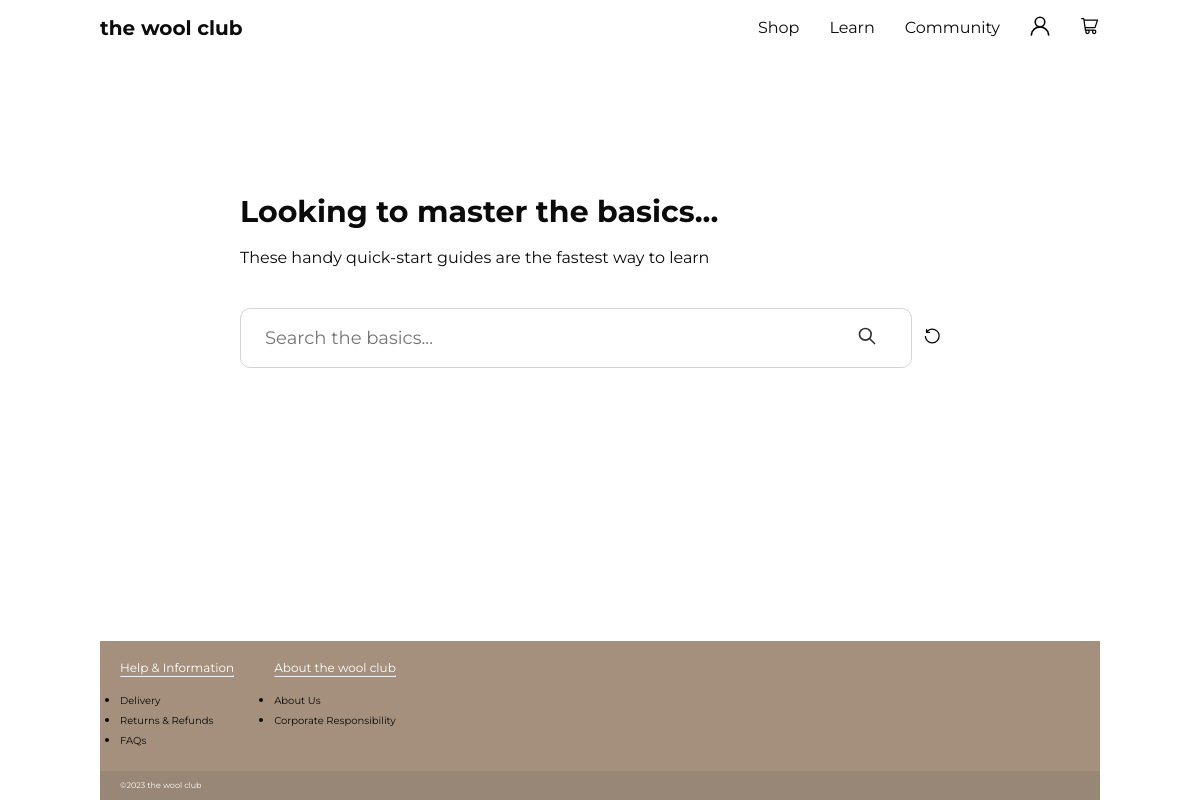
Before: /learn/the_basics/ with the older database file.
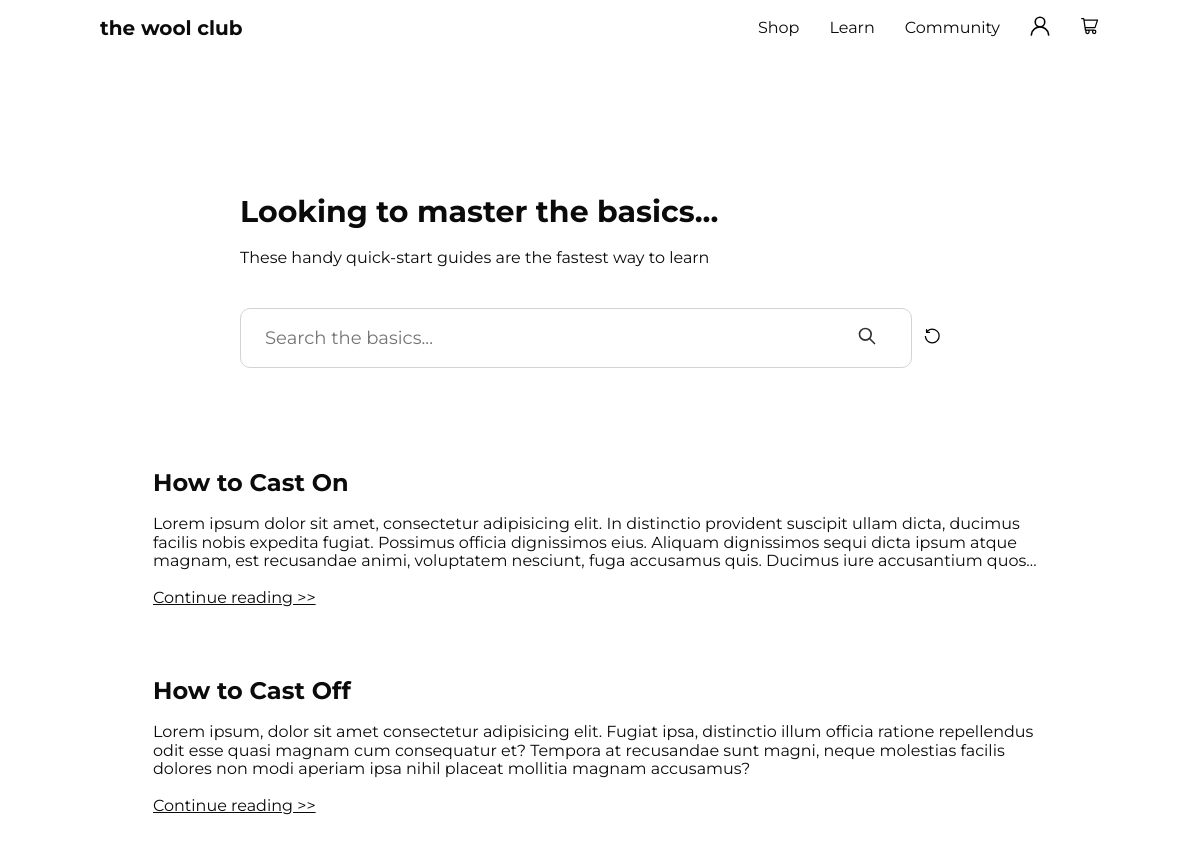
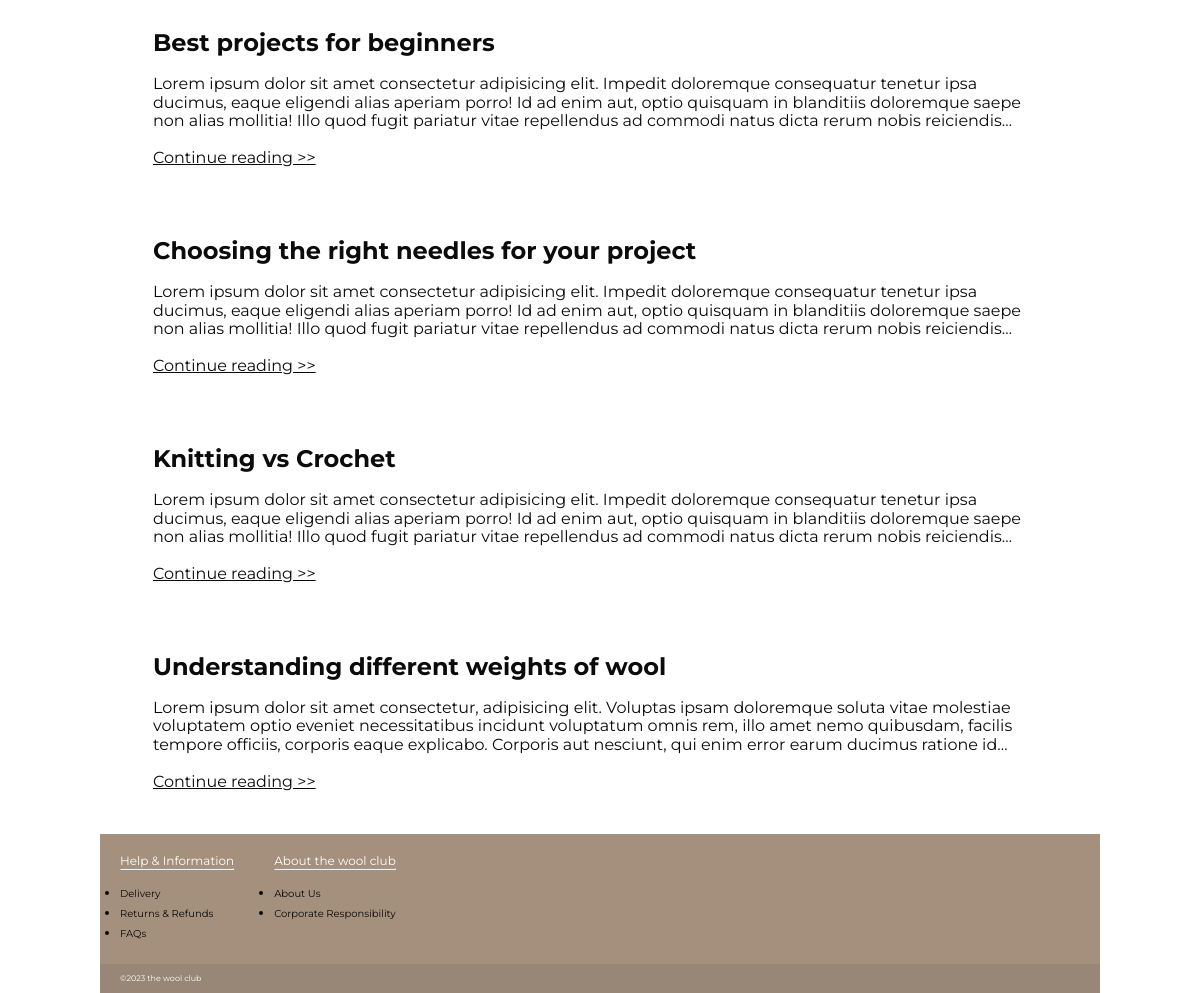
After: the same page with the newer database file (2 pictures, top to bottom).
### learn/models.py (models this page shows, shortened)
class BasicArticle(models.Model):
    title = models.TextField()
    content = models.TextField()

### learn/views.py (the view)
# urls.py: path('the_basics/', views.the_basics, name="the_basics"),
def the_basics(request):
    filter_map = {
        'title': 'title__icontains',
    }
    filters = {}
    for key, value in request.GET.items():
        filter_key = filter_map[key]
        filters[filter_key] = value
    articles = BasicArticle.objects.filter(**filters)
    return render(request, 'learn/the_basics.html', {'articles': articles})

### templates/learn/the_basics.html
{% extends 'base.html' %}
{% load static %}
{% block content %}
<section class="page_search">
    <h1 class="page_search__title">Looking to master the basics...</h1>
    <p class="page-search__subtitle">These handy quick-start guides are the fastest way to learn</p>
    <form action="{% url 'the_basics' %}" method="get" class="page_search__controls">
      <div class="search-bar">
      <input class="search-bar__input" type="text" name="title" id="title", placeholder="Search the basics...">
      <button class="search-bar__button" type="submit"><img class="nav__svg-logo" src="{% static 'images/search.svg' %}" alt="search"></button>
      </div>
      <a class="input-group" href="{% url 'the_basics' %}" ><img class="nav__svg-logo" src="{% static 'images/refresh.svg' %}" alt="search"></a>
    </form>
</section>
<ul class="card-background">
    {% for article in articles %}
        <li class="workshop">
        <div class="workshop__image-text">
          <div class="workshop-text__list">
          <h2 class="bold">{{ article.title }}</h2>
          <br>
          <p class="article_content">{{ article.content }} </p>
          <br>
          <a href="{% url 'basics_details' article.title %}" class="article_link">Continue reading >></a>
          </div>
        </div>
      </li>
    {% endfor %}
  </ul>
{% endblock content %}

Changed rows visible on the page:
added BasicArticle: title "How to Cast On", content "Lorem ipsum dolor sit amet, consectetur adipisicing elit. In distinctio provident suscipit ullam dicta, ducimus facilis nobis expedita fugiat. Possimus officia dignissimos eius. Aliquam dignissimos sequi dicta ipsum atque magnam, est recusandae animi, voluptatem nesciunt, fuga accusamus quis. Ducimus iure accusantium…"
added BasicArticle: title "How to Cast Off", content "Lorem ipsum, dolor sit amet consectetur adipisicing elit. Fugiat ipsa, distinctio illum officia ratione repellendus odit esse quasi magnam cum consequatur et? Tempora at recusandae sunt magni, neque molestias facilis dolores non modi aperiam ipsa nihil placeat mollitia magnam accusamus?"
added BasicArticle: title "Best projects for beginners", content "Lorem ipsum dolor sit amet consectetur adipisicing elit. Impedit doloremque consequatur tenetur ipsa ducimus, eaque eligendi alias aperiam porro! Id ad enim aut, optio quisquam in blanditiis doloremque saepe non alias mollitia! Illo quod fugit pariatur vitae repellendus ad commodi natus dicta rerum nobis…"
added BasicArticle: title "Choosing the right needles for your project", content "Lorem ipsum dolor sit amet consectetur adipisicing elit. Impedit doloremque consequatur tenetur ipsa ducimus, eaque eligendi alias aperiam porro! Id ad enim aut, optio quisquam in blanditiis doloremque saepe non alias mollitia! Illo quod fugit pariatur vitae repellendus ad commodi natus dicta rerum nobis…"
added BasicArticle: title "Knitting vs Crochet", content "Lorem ipsum dolor sit amet consectetur adipisicing elit. Impedit doloremque consequatur tenetur ipsa ducimus, eaque eligendi alias aperiam porro! Id ad enim aut, optio quisquam in blanditiis doloremque saepe non alias mollitia! Illo quod fugit pariatur vitae repellendus ad commodi natus dicta rerum nobis…"
added BasicArticle: title "Understanding different weights of wool", content "Lorem ipsum dolor sit amet consectetur, adipisicing elit. Voluptas ipsam doloremque soluta vitae molestiae voluptatem optio eveniet necessitatibus incidunt voluptatum omnis rem, illo amet nemo quibusdam, facilis tempore officiis, corporis eaque explicabo. Corporis aut nesciunt, qui enim error earum ducimus ratione…"
